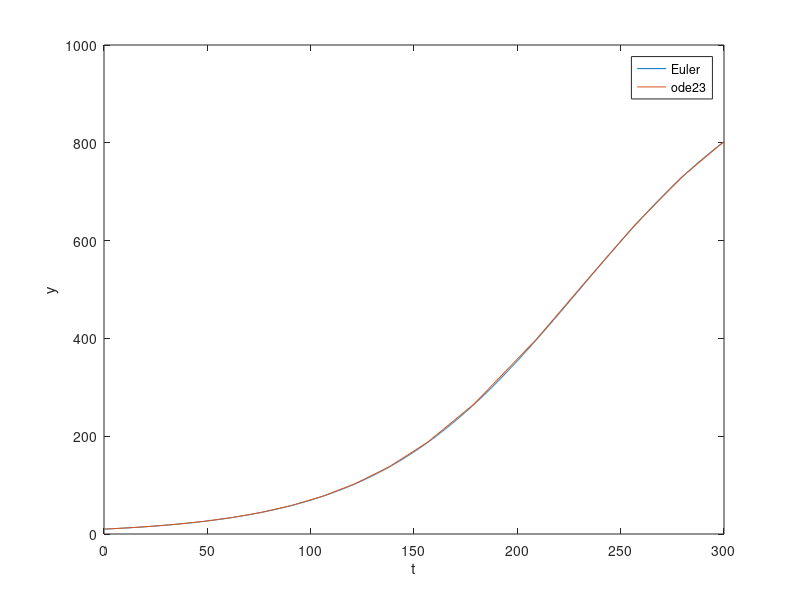

This chart was generated by the following MATLAB code:
function basic_2()
    trange = [0 300];
    precision = 0.2;
    y0 = 10;
    [t, curve1] = euler(@f, trange, precision, y0);
    plot(t, curve1);
    hold on;
    [t, curve2] = ode23(@f, trange, y0);
    plot(t, curve2);
    xlabel('t');
    ylabel('y');
    legend('Euler', 'ode23');
end

function [t, y] = euler(diffeq, trange, precision, y0)
    t = trange(1):precision:trange(2);
    n = length(t);
    y = y0 * ones(n, 1);

    for k = 2:n
        y(k) = y(k - 1) + 0.2 * feval(diffeq, t(k - 1), y(k - 1));
    end

end

function dydt = f(~, y)
    dydt = 0.02 * (1 - 0.001 * y) * y;
end
